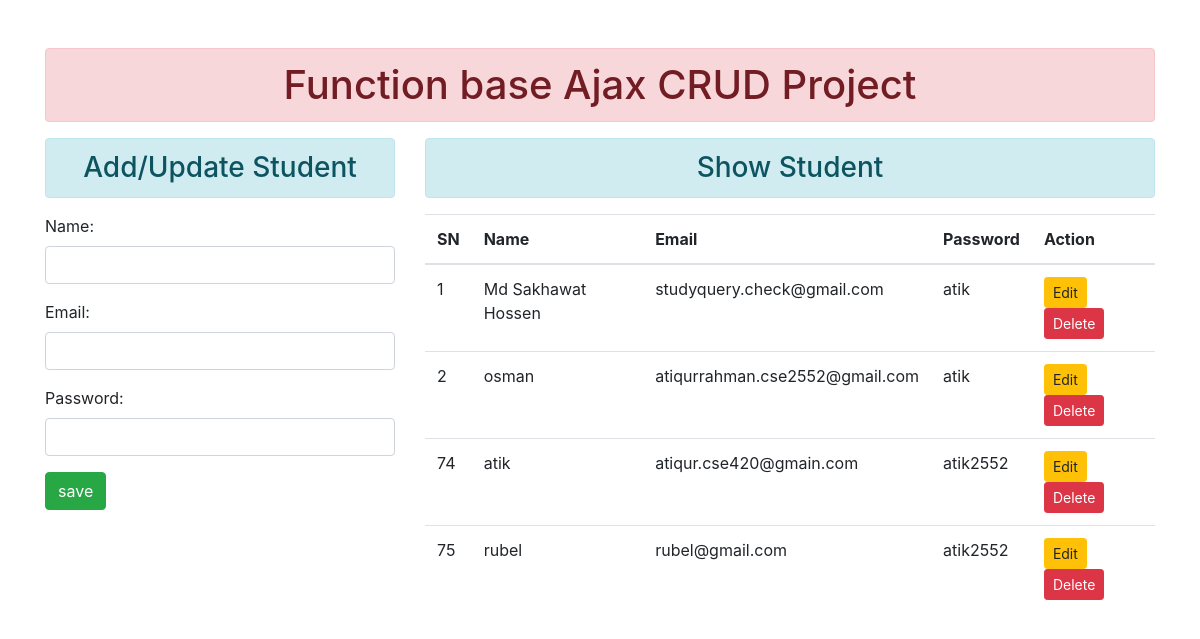
/, run on an earlier commit of the app's database.
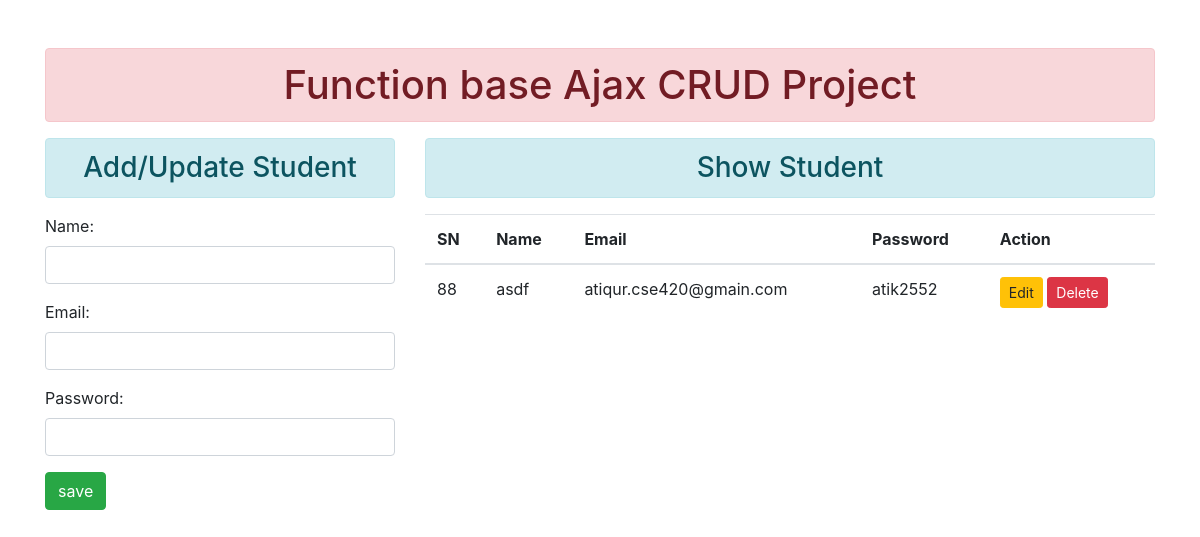
And on a later commit of the database.
### enrollApp/models.py (models this page shows, shortened)
class MyUser(models.Model):
    name = models.CharField(max_length=150)
    email = models.EmailField(max_length=80)
    password = models.CharField(max_length=50)

### enrollApp/views.py (the view)
# urls.py: path('', views.Homepage, name="homepage"),
def Homepage(request):
    form = StudentRegistrationForm()
    student_data = MyUser.objects.all()
    data = {
        "form": form,
        "student_data": student_data,
    }
    return render(request, "index.html", data)

### enrollApp/forms.py
class StudentRegistrationForm(forms.ModelForm):
    class Meta:
        model = MyUser
        fields = ['name', 'email', 'password']
        widgets = {
            'name': forms.TextInput(attrs={'class': 'form-control', 'id': 'nameid'}),
            'email': forms.EmailInput(attrs={'class': 'form-control', 'id': 'emailid'}),
            'password': forms.PasswordInput(attrs={'class': 'form-control', 'id': 'passwordid'}),
        }

### templates/index.html (shortened to what this page needs)
{% extends "base.html"%}
{% block maincontent %}
{% include 'inheritancePage/showCodeIndex.html' %}
{% endblock %}

### templates/base.html (shortened to what this page needs)
<!doctype html>
{% load static %}
<html lang="en">
  <head>
    <link rel="stylesheet" type="text/css" href="{% static 'css/bootstrap.min.css' %}">
  </head>
  <body>
  {% block maincontent %}
  {% endblock %}
  </body>
</html>

### templates/inheritancePage/showCodeIndex.html (shortened to what this page needs)
<div class="container mt-5">
  <h1 class="text-xl-center alert alert-danger"> Function base Ajax CRUD Project </h1>
      <div class="row">
          <div class="col-sm-4">
              <h3 class="text-center alert alert-info"> Add/Update Student </h3>
              <form action="" method="post" id="myForm" autocomplete="off">
                  {{ form.as_p }}
                <input type="submit" class="btn btn-success" value="save" id="btnsave">
              </form>
          </div>
          <div class="col-sm-8">
              <h3 class="text-center alert alert-info"> Show Student </h3>
             <table class="table table-hover">
                <thead>
                  <tr>
                      <th scope="col"> SN </th>
                      <th scope="col"> Name </th>
                      <th scope="col"> Email </th>
                      <th scope="col"> Password </th>
                      <th scope="col"> Action </th>
                  </tr>
                   </thead>
                   <tbody id="Tbody">
              {% for data in student_data %}
                  <tr>
                      <td> {{ data.id }} </td>
                      <td> {{ data.name }} </td>
                      <td> {{ data.email }} </td>
                      <td> {{ data.password}} </td>
                      <td >
                          <input type="button" class="btn btn-warning btn-sm btn-edit" value="Edit" data-sid="{{ data.id }}">
                          <input type="button" class="btn btn-danger btn-sm btn-delete" value="Delete" data-sid="{{ data.id }}">
                      </td>
                  </tr>
                   {%endfor%}
                  </tbody>
              </table>
          </div>
      </div>
  </div>

What changed in the data, as far as the page shows it:
removed MyUser: id "1", name "Md Sakhawat Hossen", email "studyquery.check@gmail.com", password "atik"
removed MyUser: id "2", name "osman", email "atiqurrahman.cse2552@gmail.com", password "atik"
removed MyUser: id "74", name "atik", email "atiqur.cse420@gmain.com", password "atik2552"
removed MyUser: id "75", name "rubel", email "rubel@gmail.com", password "atik2552"
added MyUser: id "88", name "asdf", email "atiqur.cse420@gmain.com", password "atik2552"
